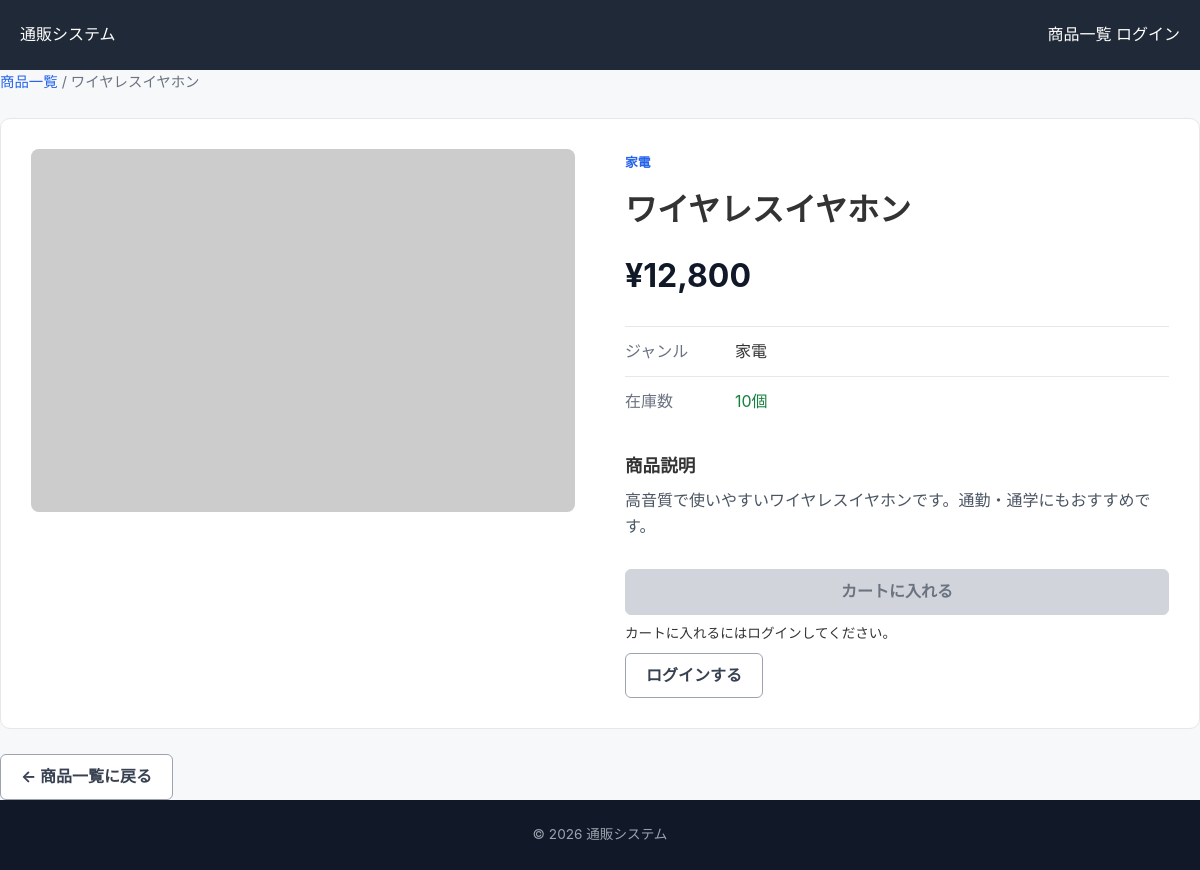
/products/1, run on the app's committed database.
### tables this page shows
CREATE TABLE products (
            id INTEGER PRIMARY KEY AUTOINCREMENT,
            name TEXT NOT NULL,
            price INTEGER NOT NULL,
            genre TEXT NOT NULL,
            stock INTEGER NOT NULL DEFAULT 0,
            image_url TEXT,
            description TEXT NOT NULL
        );

### app.py (the view)
@app.route("/products/<int:product_id>")
def product_detail(product_id):
    db = get_db()
    product = db.execute(
        """
        SELECT *
        FROM products
        WHERE id = ?
        """,
        (product_id,),
    ).fetchone()
    if product is None:
        flash(
            "指定された商品が見つかりません。",
            "danger",
        )
        return redirect(url_for("index"))
    can_add_to_cart = (
        "user_id" in session
        and product["stock"] > 0
    )
    return render_template(
        "product_detail.html",
        product=product,
        can_add_to_cart=can_add_to_cart,
    )

### app.py (called while the page is built, shortened)
def get_db():
    if "db" not in g:
        g.db = sqlite3.connect(DATABASE)
        g.db.row_factory = sqlite3.Row
    return g.db

@app.context_processor
def inject_current_user():
    user = None
    return {
        "current_user": user
    }

### templates/product_detail.html (shortened to what this page needs)
{% extends "base.html" %}
{% block content %}
<div class="breadcrumb">
    <a href="{{ url_for('index') }}">
        商品一覧
    </a>
    <span> / </span>
    <span>
        {{ product["name"] }}
    </span>
</div>
<section class="product-detail">
    <div class="detail-image-area">
        <img
            src="{{ product['image_url'] }}"
            alt="{{ product['name'] }}"
            class="detail-image"
        >
    </div>
    <div class="detail-info">
        <span class="product-genre">
            {{ product["genre"] }}
        </span>
        <h1>
            {{ product["name"] }}
        </h1>
        <p class="detail-price">
            ¥{{ "{:,}".format(product["price"]) }}
        </p>
        <div class="detail-row">
            <span class="detail-label">
                ジャンル
            </span>
            <span>
                {{ product["genre"] }}
            </span>
        </div>
        <div class="detail-row">
            <span class="detail-label">
                在庫数
            </span>
            <span>
                {% if product["stock"] > 0 %}
                    <span class="in-stock">
                        {{ product["stock"] }}個
                    </span>
                {% else %}
                    <span class="out-of-stock">
                        在庫切れ
                    </span>
                {% endif %}
            </span>
        </div>
        <div class="description">
            <h2>商品説明</h2>
            <p>
                {{ product["description"] }}
            </p>
        </div>
        <div class="cart-area">
            {% if not current_user %}
                <button
                    type="button"
                    class="cart-button disabled"
                    disabled
                >
                    カートに入れる
                </button>
                <p class="button-note">
                    カートに入れるにはログインしてください。
                </p>
                <a
                    href="{{ url_for('login') }}"
                    class="secondary-button"
                >
                    ログインする
                </a>
            {% endif %}
        </div>
    </div>
</section>
<div class="back-area">
    <a
        href="{{ url_for('index') }}"
        class="secondary-button"
    >
        ← 商品一覧に戻る
    </a>
</div>
{% endblock %}

### static/css/style.css (style rules this page uses)
* { box-sizing: border-box; }
html { font-size: 16px; }
body { margin: 0; padding: 0; font-family: -apple-system, BlinkMacSystemFont, "Segoe UI", "Hiragino Kaku Gothic ProN", "Hiragino Sans", "Yu Gothic", YuGothic, Meiryo, sans-serif; color: #333; background: #f7f8fa; line-height: 1.6; }
a { color: inherit; text-decoration: none; }
button, input { font: inherit; }
.product-genre { display: inline-block; margin-bottom: 5px; color: #2563eb; font-size: 0.8rem; font-weight: bold; }
.in-stock { color: #15803d; }
.primary-button, .secondary-button, .cart-button { display: inline-flex; align-items: center; justify-content: center; min-height: 44px; padding: 9px 20px; border-radius: 6px; font-weight: bold; cursor: pointer; transition: background 0.2s, border-color 0.2s, color 0.2s; }
.secondary-button { border: 1px solid #9ca3af; background: #fff; color: #374151; }
.cart-button { width: 100%; border: 1px solid #16a34a; background: #16a34a; color: #fff; font-size: 1rem; }
.cart-button.disabled, .cart-button:disabled { border-color: #d1d5db; background: #d1d5db; color: #6b7280; cursor: not-allowed; }
.button-note { margin: 8px 0; font-size: 0.85rem; }
.breadcrumb { margin-bottom: 25px; color: #6b7280; font-size: 0.9rem; }
.breadcrumb a { color: #2563eb; }
.product-detail { display: grid; grid-template-columns: minmax(0, 1fr) minmax(0, 1fr); gap: 50px; padding: 30px; background: #fff; border: 1px solid #e5e7eb; border-radius: 10px; }
.detail-image-area { position: relative; min-width: 0; }
.detail-image { width: 100%; display: block; aspect-ratio: 3 / 2; object-fit: cover; border-radius: 8px; background: #f3f4f6; }
.detail-info h1 { margin: 5px 0 15px; font-size: 2rem; }
.detail-price { margin: 0 0 25px; color: #111827; font-size: 2rem; font-weight: bold; }
.detail-row { display: flex; gap: 20px; padding: 12px 0; border-top: 1px solid #e5e7eb; }
.detail-label { width: 90px; flex-shrink: 0; color: #6b7280; }
.description { margin-top: 25px; }
.description h2 { margin: 0 0 8px; font-size: 1.1rem; }
.description p { margin: 0; color: #4b5563; }
.cart-area { margin-top: 30px; }
.back-area { margin-top: 25px; }

### data on the page
products: name "ワイヤレスイヤホン", genre "家電", price "12,800", stock "10", description "高音質で使いやすいワイヤレスイヤホンです。通勤・通学にもおすすめです。"
